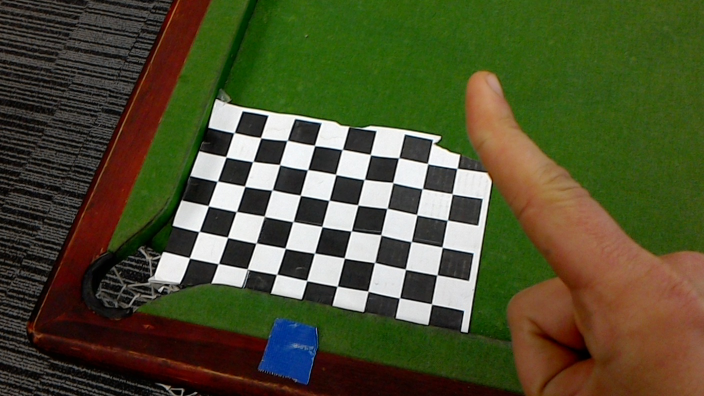
//> input picture test/20180612_190651_HoloLens.jpg, 1408 x 792 px, given in place of pool.mp4, which was not available (shown at 1/2 size)
$ ./Table   (built with g++ and OpenCV 4)
//> lines starting //> are read from the running program, lines starting //| are printed output that depends on the picture; after the words box and inside, x2 and y2 are one past the last pixel; in counts of white or black regions, pixels touching at a corner belong together; pictures that were not available may be replaced by others from this repository, and a replacement may not be noted
// ConsoleApplication1.cpp : Defines the entry point for the console application.
//


#include <opencv2/opencv.hpp>
#include <iostream>
#include<opencv2/video/video.hpp>
#include<opencv2/video/background_segm.hpp>


using namespace std;
using namespace cv;

//global variables

Mat frame;
Mat HSVframe;
Mat gray;
Mat mask;
Mat fgMaskMOG; //fg mask generated by MOG method
Mat fgMaskMOG2; //fg mask fg mask generated by MOG2 method
Mat canny_output; //countours
Ptr<BackgroundSubtractor> pMOG; //MOG Background subtractor
Ptr<BackgroundSubtractor> pMOG2; //MOG2 Background subtractor
vector<Mat> channels(3);

int main() {

    // Create a VideoCapture object and open the input file
    // If the input is the web camera, pass 0 instead of the video file name
    VideoCapture cap("pool.mp4");

    // Default resolution of the frame is obtained.The default resolution is system dependent.
    int frame_width = cap.get(CV_CAP_PROP_FRAME_WIDTH);
    int frame_height = cap.get(CV_CAP_PROP_FRAME_HEIGHT);

    // Define the codec and create VideoWriter object.The output is stored in 'outcpp.avi' file.
    //VideoWriter video("outcpp.avi",CV_FOURCC('M','J','P','G'),10, Size(frame_width,frame_height));


    // Check if camera opened successfully
    if (!cap.isOpened()) {
        cout << "Error opening video stream or file" << endl;
        return -1;
    }

    bool Play = true;

    while (1) {

        // Capture frame-by-frame
        if (Play){
            cap >> frame;
//> frame is the input picture: 792 rows x 1408 cols, CV_8UC3; mean B, G, R 48.1, 79.7, 78.2

            // If the frame is empty, break immediately
            if (frame.empty())
                break;

            blur(frame,frame, Size(5,5));

            //Canny(gray, gray, 20, 100, 3);


            cvtColor(frame, HSVframe, CV_BGR2HSV);
//> HSVframe: 792 rows x 1408 cols, CV_8UC3; mean H, S, V 38.2, 142.1, 93.7
            split(HSVframe,channels);
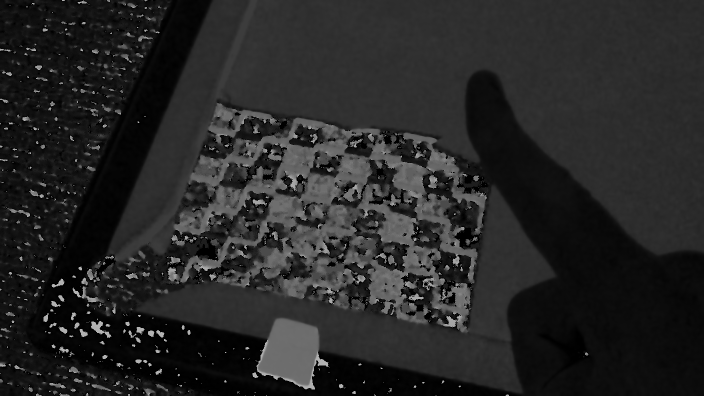
//> channels[0]: 792 rows x 1408 cols, CV_8UC1 (shown at 1/2 size); min 0, max 179, mean 38.2
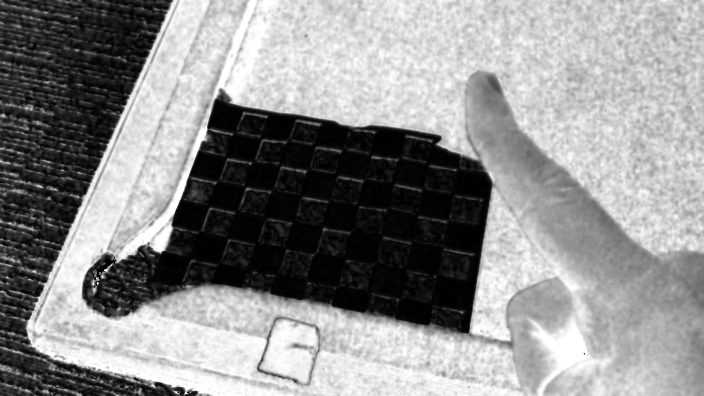
//> channels[1]: 792 rows x 1408 cols, CV_8UC1 (shown at 1/2 size); min 0, max 255, mean 142.1
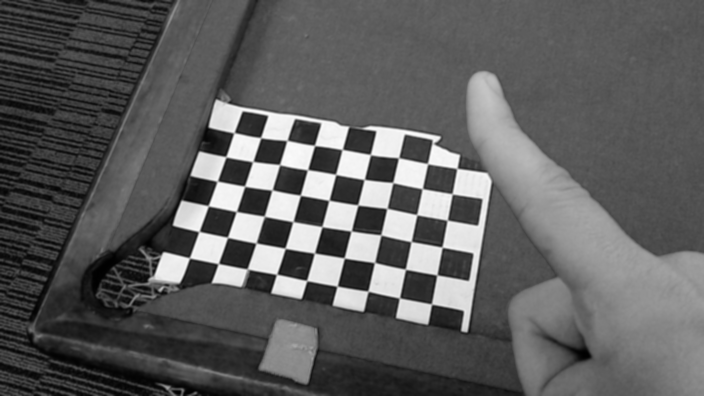
//> channels[2]: 792 rows x 1408 cols, CV_8UC1 (shown at 1/2 size); min 0, max 254, mean 93.7
            Mat hframe;
            hframe=channels[0];


            //calculate mean Hue channel // TODO better with histogram
            Scalar tempval = mean (hframe);
//> tempval = Scalar(38.16)
            float Hmean=tempval.val[0];
//> Hmean = 38.16
            float Umean=tempval.val[1];
//> Umean = 0
            float Vmean=tempval.val[2];
//> Vmean = 0

            //threshold on the Hue channel
            float minthres = Hmean - 10;
//> minthres = 28.16
            float maxthres = Hmean + 10;
//> maxthres = 48.16
            Scalar mintable = {minthres,0,0};
//> mintable = Scalar(28.16)
            Scalar maxtable = {maxthres,255,255};
//> maxtable = Scalar(48.16, 255, 255)
            Mat threshold;
            inRange(HSVframe,mintable,maxtable,threshold);
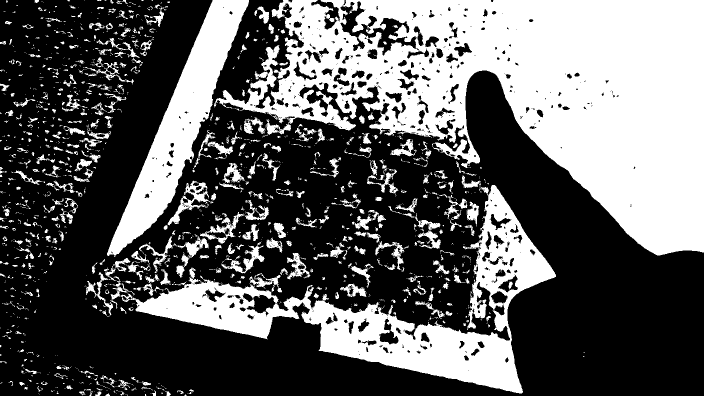
//> threshold: 792 rows x 1408 cols, CV_8UC1 (shown at 1/2 size); 37.8% white; 1721 white regions (1282 under 20 px), largest, box (x1, y1, x2, y2) and area: (428, 0, 1408, 511) 250254, (172, 370, 1112, 787) 78584, (214, 0, 498, 514) 38140


            // Create a structuring element
            int erosion_size = 4;
            Mat element = getStructuringElement(cv::MORPH_CROSS,
                                                cv::Size(2 * erosion_size + 1, 2 * erosion_size + 1),
                                                cv::Point(erosion_size, erosion_size) );

            // Apply erosion or dilation on the image
            erode(threshold,threshold,element);
            dilate(threshold,threshold,element);
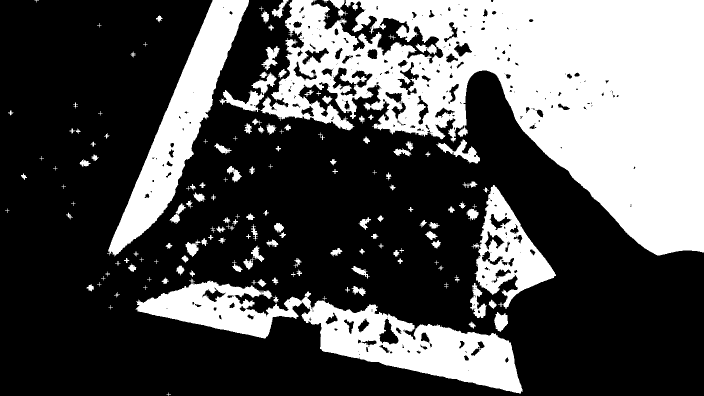
//> threshold: 792 rows x 1408 cols, CV_8UC1 (shown at 1/2 size); 33% white; 157 white regions (33 under 20 px), largest, box (x1, y1, x2, y2) and area: (521, 0, 1408, 511) 237255, (271, 557, 1046, 787) 55127, (214, 0, 498, 513) 37909


            //Pool table line detection

            //Detect contours avec Canny
            Mat edges;
            Canny(frame,edges,90,110);
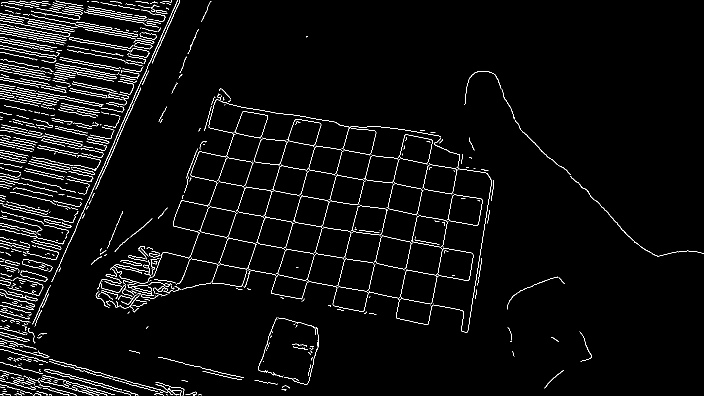
//> edges: 792 rows x 1408 cols, CV_8UC1 (shown at 1/2 size); 3.2% white in thin lines or dots


            vector<Vec4i> lines;
            lines.clear();
            HoughLinesP(edges, lines, 1, CV_PI / 180, 100, 100, 10);
//> lines = 83 lines (x1, y1, x2, y2), first 8: [85, 605, 354, 1], [165, 436, 295, 145], [65, 648, 143, 474], [558, 280, 743, 309], [304, 126, 359, 2], [790, 535, 937, 561], [213, 295, 310, 76], [1, 118, 101, 138]

            // Draw lines into image
            for (size_t i = 0; i < lines.size(); i++){
                Vec4i l = lines[i];
                line(frame, Point(l[0], l[1]), Point(l[2], l[3]), Scalar(255, 255, 244), 2, CV_AA);
            }
//> this loop made 83 passes
//> l on passes 1 to 12: [85, 605, 354, 1], [165, 436, 295, 145], [65, 648, 143, 474], [558, 280, 743, 309], [304, 126, 359, 2], [790, 535, 937, 561], [213, 295, 310, 76], [1, 118, 101, 138], [10, 692, 351, 789], [935, 663, 982, 364], [677, 572, 925, 621], [824, 428, 949, 450]
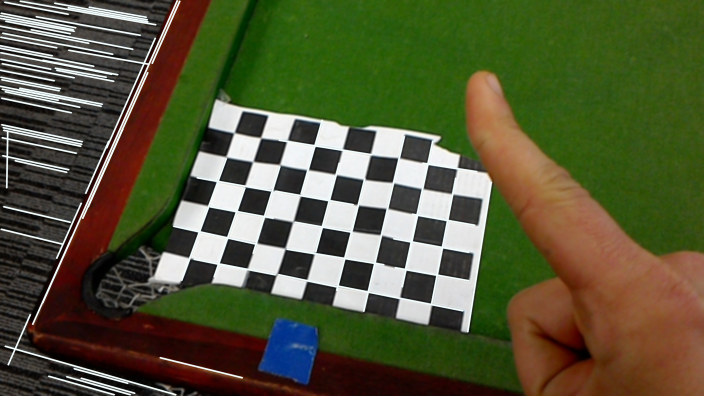
//> frame: 792 rows x 1408 cols, CV_8UC3 (shown at 1/2 size); mean B, G, R 55.5, 87, 84.8


            //Display video

            imshow("frame", frame);
            // [8 lines of commented-out code are left out]

        }

        //Press Space to pause
        char b = (char)waitKey(1);
//> the Esc key is pressed
        if (b == 'p')
            Play = !Play;


        // Press  ESC on keyboard to exit
        char c = (char)waitKey(25);
//> the Esc key is pressed
        if (c == 27)
            break;

    }

    // When everything done, release the video capture object
    cap.release();
    //video.release();

    // Closes all the frames
    destroyAllWindows();

    return 0;
}

$ run again, on test/20180612_190742_HoloLens.jpg
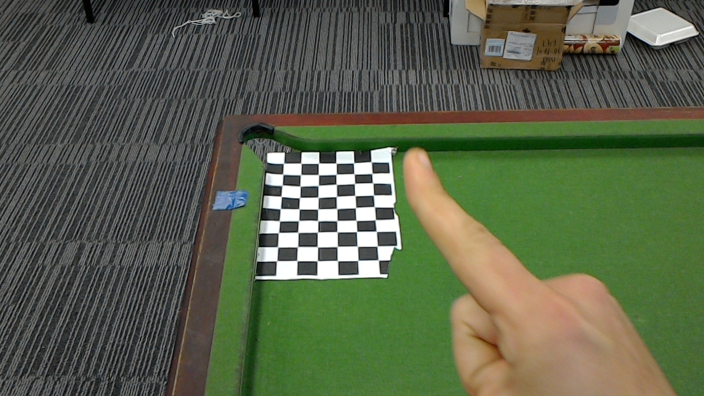
//> input picture test/20180612_190742_HoloLens.jpg, 1408 x 792 px, given in place of pool.mp4, which was not available (shown at 1/2 size)
//> frame is the input picture: 792 rows x 1408 cols, CV_8UC3; mean B, G, R 74.7, 98.3, 90.1
//> HSVframe: 792 rows x 1408 cols, CV_8UC3; mean H, S, V 54.8, 67.2, 104
//> tempval = Scalar(54.85)
//> Hmean = 54.85
//> Umean = 0
//> minthres = 44.85
//> maxthres = 64.85
//> mintable = Scalar(44.85)
//> maxtable = Scalar(64.85, 255, 255)
//> `inRange(HSVframe,mintable,maxtable,threshold);`:
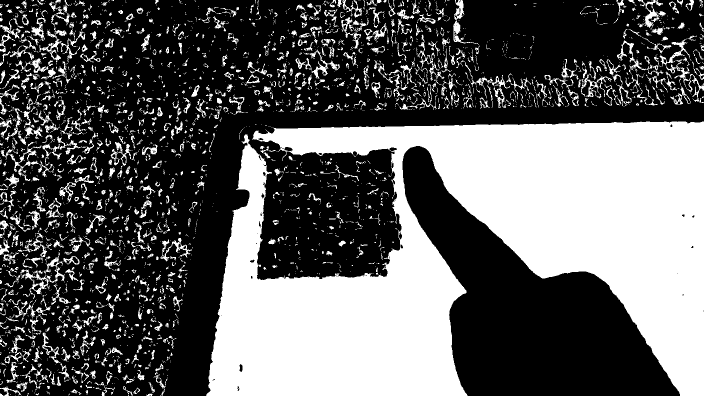
//> threshold: 792 rows x 1408 cols, CV_8UC1 (shown at 1/2 size); 37% white; 3654 white regions (2810 under 20 px), largest, box (x1, y1, x2, y2) and area: (412, 243, 1408, 792) 330134, (1319, 78, 1408, 206) 1475, (42, 533, 130, 598) 1047
//> edges: 792 rows x 1408 cols, CV_8UC1; 7.4% white in thin lines or dots
//> lines = 321 lines (x1, y1, x2, y2), first 8: [342, 479, 396, 292], [50, 542, 111, 413], [193, 258, 336, 256], [37, 491, 151, 267], [819, 222, 998, 219], [15, 586, 163, 284], [58, 746, 149, 533], [767, 222, 1037, 217]
//> the loop `for (size_t i = 0; i < lines.size(); i++)` made 321 passes
//> after the loop `for (size_t i = 0; i < lines.size(); i++)`:
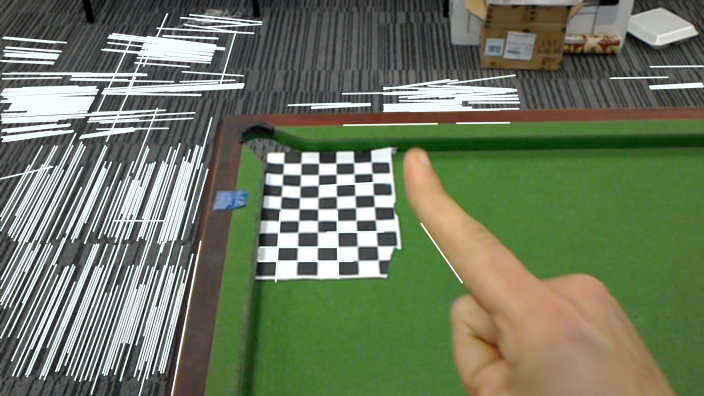
//> frame: 792 rows x 1408 cols, CV_8UC3 (shown at 1/2 size); mean B, G, R 96, 119.5, 110.2
